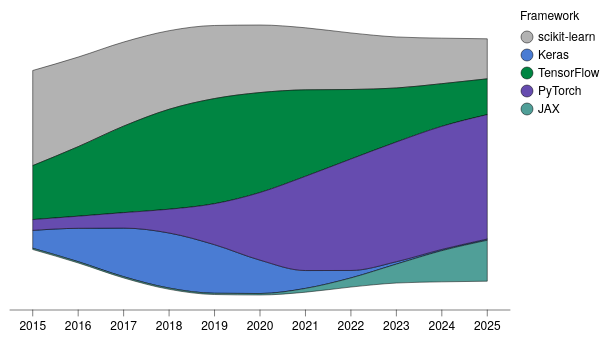

Express this chart as Vega-Lite.
### Vega-Lite specification from a JSON file in a GitHub repository (floating-point values rounded to 4 significant figures)
{"background": null, "config": {"arc": {"fill": "#DBDBDB", "fillOpacity": 1.0, "innerRadius": 37.5, "padAngle": 0.03, "stroke": "black", "strokeOpacity": 1, "strokeWidth": 0.25}, "area": {"fill": "#DBDBDB", "fillOpacity": 1.0, "stroke": "black", "strokeOpacity": 1, "strokeWidth": 0.25}, "axis": {"domain": true, "domainCap": "round", "domainColor": "black", "domainWidth": 0.25, "grid": false, "gridCap": "round", "gridColor": "#F1F1F1", "gridDash": [0, 0], "gridOpacity": 1.0, "gridWidth": 0.25, "labelColor": "black", "labelFont": "Helvetica Neue, HelveticaNeue, Helvetica, Arial, sans-serif", "labelFontSize": 6, "labelFontStyle": "normal", "labelFontWeight": 400, "offset": 0, "ticks": true, "tickCap": "round", "tickColor": "black", "tickRound": false, "tickSize": 3, "tickWidth": 0.25, "titleColor": "black", "titleFont": "Helvetica Neue, HelveticaNeue, Helvetica, Arial, sans-serif", "titleFontSize": 6, "titleFontStyle": "normal", "titleFontWeight": 400}, "axisX": {"domain": true, "labelAlign": "center", "labelAngle": 0, "labels": true, "ticks": true, "translate": 0}, "axisY": {"domain": true, "labelAlign": "right", "labelAngle": 0, "labels": true, "ticks": true, "translate": 0}, "axisRight": {"domain": true, "labelAlign": "left", "labelAngle": 0, "labels": true, "ticks": true, "translate": 0}, "axisTop": {"domain": true, "labelAlign": "center", "labelAngle": 0, "labels": true, "ticks": true, "translate": 0}, "axisBand": {"tickOffset": 0}, "bar": {"fill": "#DBDBDB", "fillOpacity": 1.0, "stroke": "black", "strokeOpacity": 1, "strokeWidth": 0.25}, "boxplot": {"size": 13.5, "ticks": {"cornerRadius": 0.25, "fill": "black", "opacity": 1, "size": 6.75, "thickness": 0.25}, "box": {"fillOpacity": 1.0, "stroke": "black", "strokeOpacity": 1, "strokeWidth": 0.25}, "median": {"cornerRadius": 0, "fill": "black", "fillOpacity": 1.0, "opacity": 1, "size": 13.5, "thickness": 0.25}, "rule": {"fill": "black", "fillOpacity": 1.0, "size": 15.0, "stroke": "black", "strokeDash": [0, 0], "strokeOpacity": 1, "strokeWidth": 0.25}, "outliers": {"color": "black", "fill": "black", "fillOpacity": 1.0, "size": 0, "stroke": "black", "strokeOpacity": 1, "strokeWidth": 0.25}}, "circle": {"fill": "black", "fillOpacity": 1.0, "size": 1.875, "stroke": null, "strokeOpacity": 1, "strokeWidth": 0.25}, "errorband": {"band": {"fillOpacity": 0.6, "stroke": null, "strokeWidth": 0.25, "strokeOpacity": 1}, "borders": {"opacity": 0, "strokeOpacity": 1, "strokeWidth": 0.25}}, "errorbar": {"opacity": 1, "rule": {"strokeDash": [0, 0], "strokeWidth": 0.25}, "ticks": {"color": "black", "cornerRadius": 0.125, "opacity": 1, "size": 9.0, "thickness": 0.25}, "thickness": 0.25}, "font": "Helvetica Neue, HelveticaNeue, Helvetica, Arial, sans-serif", "geoshape": {"fill": "#DBDBDB", "fillOpacity": 1.0, "stroke": "black", "strokeOpacity": 1, "strokeWidth": 0.25}, "header": {"labelColor": "black", "labelFont": "Helvetica Neue, HelveticaNeue, Helvetica, Arial, sans-serif", "labelFontSize": 6, "labelFontStyle": "normal", "labelFontWeight": 400, "titleColor": "black", "titleFont": "Helvetica Neue, HelveticaNeue, Helvetica, Arial, sans-serif", "titleFontSize": 6, "titleFontStyle": "normal", "titleFontWeight": 400, "titlePadding": 0}, "legend": {"disable": false, "offset": 4.5, "titlePadding": 4, "labelOffset": 2, "gradientLabelOffset": 2, "columnPadding": 4, "rowPadding": 2, "gradientLength": 75.0, "gradientThickness": 7.5, "gradientOpacity": 1.0, "gradientStrokeColor": "black", "gradientStrokeWidth": 0.25, "labelColor": "black", "labelFont": "Helvetica Neue, HelveticaNeue, Helvetica, Arial, sans-serif", "labelFontSize": 6, "labelFontStyle": "normal", "labelFontWeight": 400, "strokeColor": "black", "strokeWidth": 0, "symbolSize": 36, "symbolStrokeColor": "black", "symbolStrokeWidth": 0.25, "titleColor": "black", "titleFont": "Helvetica Neue, HelveticaNeue, Helvetica, Arial, sans-serif", "titleFontSize": 6, "titleFontStyle": "normal", "titleFontWeight": 400}, "line": {"color": "black", "stroke": "black", "strokeCap": "butt", "strokeDash": [0, 0], "strokeOpacity": 1, "strokeWidth": 0.5}, "point": {"filled": true, "fill": "#DBDBDB", "fillOpacity": 1.0, "size": 7.5, "stroke": "black", "strokeOpacity": 1, "strokeWidth": 0.25}, "range": {"category": ["#B2B2B2", "#4A7CD3", "#008542", "#664CAF", "#509F98", "#636363", "#284F93", "#005226", "#382864", "#285753"], "diverging": {"scheme": ["#443E60", "#5F597E", "#7C759B", "#9994B6", "#B7B4CC", "#D6D5DC", "#F6F6F6", "#D1DAD9", "#A4C2BF", "#7AA9A4", "#578E89", "#37736E", "#1B5954"]}, "heatmap": {"scheme": ["#440154", "#472270", "#433E82", "#38598C", "#2C728E", "#238A8D", "#24A086", "#39B578", "#5DC862", "#96D646", "#CAE02D", "#FDE724"]}, "ordinal": {"scheme": ["#F1F1F1", "#DBDBDB", "#C6C6C6", "#B2B2B2", "#9D9D9D", "#898989", "#767676", "#636363", "#515151", "#404040", "#2F2F2F", "#1F1F1F"]}, "ramp": {"scheme": ["#440154", "#472270", "#433E82", "#38598C", "#2C728E", "#238A8D", "#24A086", "#39B578", "#5DC862", "#96D646", "#CAE02D", "#FDE724"]}}, "rule": {"color": "black", "stroke": "black", "strokeCap": "round", "strokeDash": [2, 2], "strokeOpacity": 1, "strokeWidth": 0.25}, "scale": {"barBandPaddingInner": 0.1, "rectBandPaddingInner": 0, "tickBandPaddingInner": 0.1, "bandPaddingOuter": 0.1, "bandWithNestedOffsetPaddingInner": 0.2, "bandWithNestedOffsetPaddingOuter": 0.2, "offsetBandPaddingInner": 0, "offsetBandPaddingOuter": 0, "continuousPadding": 7.5, "round": false}, "rect": {"fill": "#DBDBDB", "fillOpacity": 1.0, "stroke": "black", "strokeOpacity": 1, "strokeWidth": 0.25}, "square": {"fill": "#DBDBDB", "fillOpacity": 1.0, "size": 15.0, "stroke": "black", "strokeOpacity": 1, "strokeWidth": 0.25}, "text": {"color": "black", "font": "Helvetica Neue, HelveticaNeue, Helvetica, Arial, sans-serif", "fontSize": 6, "fontStyle": "normal", "fontWeight": 400}, "tick": {"color": "black", "cornerRadius": 0.125, "opacity": 1.0, "size": 13.5, "thickness": 0.25}, "title": {"anchor": "middle", "frame": "group", "color": "black", "font": "Helvetica Neue, HelveticaNeue, Helvetica, Arial, sans-serif", "fontSize": 6, "fontStyle": "normal", "fontWeight": 400, "subtitleColor": "black", "subtitleFont": "Helvetica Neue, HelveticaNeue, Helvetica, Arial, sans-serif", "subtitleFontSize": 6, "subtitleFontStyle": "normal", "subtitleFontWeight": 400}, "trail": {"color": "black", "opacity": 1, "size": 0.5}, "view": {"continuousWidth": 250, "continuousHeight": 150, "discreteWidth": 250, "discreteHeight": 150, "fill": null, "stroke": null, "strokeWidth": 0.25}}, "data": {"name": "data-0f94f90ba59c065dc183b4c25a424f81"}, "mark": {"type": "area", "interpolate": "monotone"}, "encoding": {"color": {"field": "framework", "sort": ["scikit-learn", "Keras", "TensorFlow", "PyTorch", "JAX"], "title": "Framework", "type": "nominal"}, "order": {"field": "framework", "sort": "ascending", "type": "nominal"}, "x": {"axis": {"labelAngle": 0}, "field": "year", "title": null, "type": "ordinal"}, "y": {"axis": null, "field": "models", "stack": "center", "type": "quantitative", "scale": {"nice": false}}}, "$schema": "https://vega.github.io/schema/vega-lite/v6.4.1.json", "datasets": {"data-0f94f90ba59c065dc183b4c25a424f81": [{"year": 2015, "framework": "scikit-learn", "models": 38.0}, {"year": 2016, "framework": "scikit-learn", "models": 35.8}, {"year": 2017, "framework": "scikit-learn", "models": 33.6}, {"year": 2018, "framework": "scikit-learn", "models": 31.4}, {"year": 2019, "framework": "scikit-learn", "models": 29.2}, {"year": 2020, "framework": "scikit-learn", "models": 27.0}, {"year": 2021, "framework": "scikit-learn", "models": 24.8}, {"year": 2022, "framework": "scikit-learn", "models": 22.6}, {"year": 2023, "framework": "scikit-learn", "models": 20.4}, {"year": 2024, "framework": "scikit-learn", "models": 18.2}, {"year": 2025, "framework": "scikit-learn", "models": 16.0}, {"year": 2015, "framework": "Keras", "models": 7.142}, {"year": 2016, "framework": "Keras", "models": 13.34}, {"year": 2017, "framework": "Keras", "models": 19.41}, {"year": 2018, "framework": "Keras", "models": 22.0}, {"year": 2019, "framework": "Keras", "models": 19.41}, {"year": 2020, "framework": "Keras", "models": 13.34}, {"year": 2021, "framework": "Keras", "models": 7.142}, {"year": 2022, "framework": "Keras", "models": 2.977}, {"year": 2023, "framework": "Keras", "models": 0.9666}, {"year": 2024, "framework": "Keras", "models": 0.5}, {"year": 2025, "framework": "Keras", "models": 0.5}, {"year": 2015, "framework": "TensorFlow", "models": 21.57}, {"year": 2016, "framework": "TensorFlow", "models": 27.77}, {"year": 2017, "framework": "TensorFlow", "models": 34.54}, {"year": 2018, "framework": "TensorFlow", "models": 39.93}, {"year": 2019, "framework": "TensorFlow", "models": 42.0}, {"year": 2020, "framework": "TensorFlow", "models": 39.93}, {"year": 2021, "framework": "TensorFlow", "models": 34.54}, {"year": 2022, "framework": "TensorFlow", "models": 27.77}, {"year": 2023, "framework": "TensorFlow", "models": 21.57}, {"year": 2024, "framework": "TensorFlow", "models": 17.03}, {"year": 2025, "framework": "TensorFlow", "models": 14.29}, {"year": 2015, "framework": "PyTorch", "models": 4.308}, {"year": 2016, "framework": "PyTorch", "models": 4.827}, {"year": 2017, "framework": "PyTorch", "models": 6.182}, {"year": 2018, "framework": "PyTorch", "models": 9.483}, {"year": 2019, "framework": "PyTorch", "models": 16.37}, {"year": 2020, "framework": "PyTorch", "models": 27.0}, {"year": 2021, "framework": "PyTorch", "models": 37.63}, {"year": 2022, "framework": "PyTorch", "models": 44.52}, {"year": 2023, "framework": "PyTorch", "models": 47.82}, {"year": 2024, "framework": "PyTorch", "models": 49.17}, {"year": 2025, "framework": "PyTorch", "models": 49.69}, {"year": 2015, "framework": "JAX", "models": 0.5}, {"year": 2016, "framework": "JAX", "models": 0.5}, {"year": 2017, "framework": "JAX", "models": 0.5}, {"year": 2018, "framework": "JAX", "models": 0.5}, {"year": 2019, "framework": "JAX", "models": 0.5}, {"year": 2020, "framework": "JAX", "models": 0.5862}, {"year": 2021, "framework": "JAX", "models": 1.517}, {"year": 2022, "framework": "JAX", "models": 3.649}, {"year": 2023, "framework": "JAX", "models": 7.551}, {"year": 2024, "framework": "JAX", "models": 12.45}, {"year": 2025, "framework": "JAX", "models": 16.35}]}}
